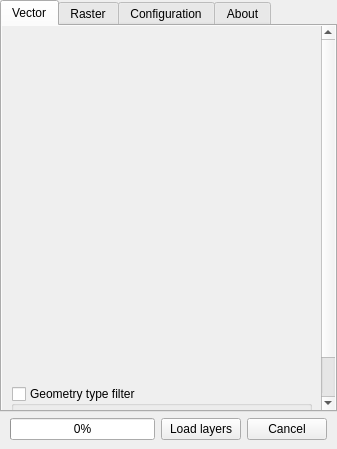
<?xml version="1.0" encoding="UTF-8"?>
<ui version="4.0">
 <class>DockWidget</class>
 <widget class="QDockWidget" name="DockWidget">
  <property name="geometry">
   <rect>
    <x>0</x>
    <y>0</y>
    <width>337</width>
    <height>449</height>
   </rect>
  </property>
  <property name="floating">
   <bool>false</bool>
  </property>
  <property name="allowedAreas">
   <set>Qt::LeftDockWidgetArea|Qt::RightDockWidgetArea</set>
  </property>
  <property name="windowTitle">
   <string>  Load Them All</string>
  </property>
  <widget class="QWidget" name="dockWidgetContents">
   <layout class="QGridLayout" name="gridLayout_8">
    <property name="leftMargin">
     <number>0</number>
    </property>
    <property name="topMargin">
     <number>0</number>
    </property>
    <property name="rightMargin">
     <number>0</number>
    </property>
    <item row="0" column="0">
     <widget class="QTabWidget" name="tabWidget">
      <property name="maximumSize">
       <size>
        <width>16777215</width>
        <height>16777215</height>
       </size>
      </property>
      <property name="currentIndex">
       <number>0</number>
      </property>
      <widget class="QWidget" name="tabVector">
       <attribute name="title">
        <string>Vector</string>
       </attribute>
       <layout class="QGridLayout" name="gridLayout_6">
        <property name="margin">
         <number>0</number>
        </property>
        <item row="0" column="0">
         <widget class="QScrollArea" name="scrollArea">
          <property name="frameShape">
           <enum>QFrame::NoFrame</enum>
          </property>
          <property name="horizontalScrollBarPolicy">
           <enum>Qt::ScrollBarAlwaysOff</enum>
          </property>
          <property name="widgetResizable">
           <bool>true</bool>
          </property>
          <widget class="QWidget" name="scrollAreaWidgetContents">
           <property name="geometry">
            <rect>
             <x>0</x>
             <y>0</y>
             <width>319</width>
             <height>427</height>
            </rect>
           </property>
           <layout class="QGridLayout" name="gridLayout">
            <item row="0" column="0">
             <widget class="QStackedWidget" name="stackedWidgetVector">
              <property name="minimumSize">
               <size>
                <width>0</width>
                <height>345</height>
               </size>
              </property>
              <widget class="QWidget" name="page"/>
              <widget class="QWidget" name="page_2"/>
             </widget>
            </item>
            <item row="1" column="0">
             <widget class="QGroupBox" name="groupBoxGeometryTypeFilter">
              <property name="title">
               <string>Geometry type filter</string>
              </property>
              <property name="checkable">
               <bool>true</bool>
              </property>
              <property name="checked">
               <bool>false</bool>
              </property>
              <layout class="QGridLayout" name="gridLayout_2">
               <property name="leftMargin">
                <number>9</number>
               </property>
               <property name="topMargin">
                <number>9</number>
               </property>
               <property name="bottomMargin">
                <number>9</number>
               </property>
               <item row="0" column="3">
                <widget class="QCheckBox" name="chkPolygon">
                 <property name="text">
                  <string>Polygon</string>
                 </property>
                </widget>
               </item>
               <item row="0" column="1">
                <widget class="QCheckBox" name="chkPoint">
                 <property name="text">
                  <string>Point</string>
                 </property>
                </widget>
               </item>
               <item row="0" column="2">
                <widget class="QCheckBox" name="chkLine">
                 <property name="text">
                  <string>Line</string>
                 </property>
                </widget>
               </item>
               <item row="0" column="0">
                <spacer name="horizontalSpacer">
                 <property name="orientation">
                  <enum>Qt::Horizontal</enum>
                 </property>
                 <property name="sizeType">
                  <enum>QSizePolicy::Fixed</enum>
                 </property>
                 <property name="sizeHint" stdset="0">
                  <size>
                   <width>30</width>
                   <height>20</height>
                  </size>
                 </property>
                </spacer>
               </item>
              </layout>
             </widget>
            </item>
           </layout>
          </widget>
         </widget>
        </item>
       </layout>
      </widget>
      <widget class="QWidget" name="tabRaster">
       <attribute name="title">
        <string>Raster</string>
       </attribute>
       <layout class="QVBoxLayout" name="verticalLayout_5">
        <property name="margin">
         <number>0</number>
        </property>
        <item>
         <widget class="QScrollArea" name="scrollArea_2">
          <property name="frameShape">
           <enum>QFrame::NoFrame</enum>
          </property>
          <property name="horizontalScrollBarPolicy">
           <enum>Qt::ScrollBarAlwaysOff</enum>
          </property>
          <property name="widgetResizable">
           <bool>true</bool>
          </property>
          <widget class="QWidget" name="scrollAreaWidgetContents_4">
           <property name="geometry">
            <rect>
             <x>0</x>
             <y>0</y>
             <width>319</width>
             <height>455</height>
            </rect>
           </property>
           <layout class="QGridLayout" name="gridLayout_11">
            <item row="0" column="0">
             <widget class="QStackedWidget" name="stackedWidgetRaster">
              <property name="minimumSize">
               <size>
                <width>0</width>
                <height>345</height>
               </size>
              </property>
              <widget class="QWidget" name="page_7"/>
              <widget class="QWidget" name="page_8"/>
             </widget>
            </item>
            <item row="1" column="0">
             <widget class="QGroupBox" name="groupBoxRasterTypeFilter">
              <property name="title">
               <string>Raster type filter</string>
              </property>
              <property name="checkable">
               <bool>true</bool>
              </property>
              <property name="checked">
               <bool>false</bool>
              </property>
              <layout class="QGridLayout" name="gridLayout_10">
               <property name="leftMargin">
                <number>10</number>
               </property>
               <property name="topMargin">
                <number>9</number>
               </property>
               <property name="bottomMargin">
                <number>9</number>
               </property>
               <item row="0" column="0">
                <widget class="QCheckBox" name="chkGray">
                 <property name="text">
                  <string>Gray or Undefined</string>
                 </property>
                </widget>
               </item>
               <item row="0" column="1">
                <widget class="QCheckBox" name="chkPalette">
                 <property name="text">
                  <string>Palette</string>
                 </property>
                </widget>
               </item>
               <item row="1" column="0">
                <widget class="QCheckBox" name="chkMultiband">
                 <property name="text">
                  <string>Multiband</string>
                 </property>
                </widget>
               </item>
               <item row="1" column="1">
                <widget class="QCheckBox" name="chkColorLayer">
                 <property name="text">
                  <string>Color Layer</string>
                 </property>
                </widget>
               </item>
              </layout>
             </widget>
            </item>
           </layout>
          </widget>
         </widget>
        </item>
       </layout>
      </widget>
      <widget class="QWidget" name="tabConfiguration">
       <attribute name="title">
        <string>Configuration</string>
       </attribute>
       <layout class="QGridLayout" name="gridLayout_4">
        <property name="margin">
         <number>0</number>
        </property>
        <property name="horizontalSpacing">
         <number>6</number>
        </property>
        <item row="0" column="0">
         <widget class="QScrollArea" name="scrollArea_3">
          <property name="frameShape">
           <enum>QFrame::NoFrame</enum>
          </property>
          <property name="horizontalScrollBarPolicy">
           <enum>Qt::ScrollBarAlwaysOff</enum>
          </property>
          <property name="widgetResizable">
           <bool>true</bool>
          </property>
          <widget class="QWidget" name="scrollAreaWidgetContents_2">
           <property name="geometry">
            <rect>
             <x>0</x>
             <y>0</y>
             <width>319</width>
             <height>352</height>
            </rect>
           </property>
           <layout class="QGridLayout" name="gridLayout_3">
            <item row="0" column="0">
             <layout class="QVBoxLayout" name="verticalLayout_2" stretch="0,1,0,0,0,0,0,0,0,0">
              <property name="leftMargin">
               <number>15</number>
              </property>
              <property name="topMargin">
               <number>9</number>
              </property>
              <property name="rightMargin">
               <number>9</number>
              </property>
              <property name="bottomMargin">
               <number>9</number>
              </property>
              <item>
               <spacer name="verticalSpacer">
                <property name="orientation">
                 <enum>Qt::Vertical</enum>
                </property>
                <property name="sizeType">
                 <enum>QSizePolicy::Minimum</enum>
                </property>
                <property name="sizeHint" stdset="0">
                 <size>
                  <width>20</width>
                  <height>13</height>
                 </size>
                </property>
               </spacer>
              </item>
              <item>
               <widget class="QCheckBox" name="chkGroups">
                <property name="maximumSize">
                 <size>
                  <width>315</width>
                  <height>16777215</height>
                 </size>
                </property>
                <property name="text">
                 <string>Create groups based on directories' names</string>
                </property>
                <property name="checked">
                 <bool>true</bool>
                </property>
               </widget>
              </item>
              <item>
               <widget class="QCheckBox" name="chkLayersOff">
                <property name="maximumSize">
                 <size>
                  <width>315</width>
                  <height>16777215</height>
                 </size>
                </property>
                <property name="text">
                 <string>Turn off the loaded layers</string>
                </property>
                <property name="checked">
                 <bool>true</bool>
                </property>
               </widget>
              </item>
              <item>
               <widget class="QCheckBox" name="chkDoNotEmpty">
                <property name="text">
                 <string>Do not load empty vector layers </string>
                </property>
                <property name="checked">
                 <bool>true</bool>
                </property>
               </widget>
              </item>
              <item>
               <widget class="QCheckBox" name="chkSort">
                <property name="text">
                 <string>Sort loaded layers by name</string>
                </property>
                <property name="checked">
                 <bool>true</bool>
                </property>
               </widget>
              </item>
              <item>
               <layout class="QHBoxLayout" name="horizontalLayout_3">
                <item>
                 <spacer name="horizontalSpacer_5">
                  <property name="orientation">
                   <enum>Qt::Horizontal</enum>
                  </property>
                  <property name="sizeType">
                   <enum>QSizePolicy::Fixed</enum>
                  </property>
                  <property name="sizeHint" stdset="0">
                   <size>
                    <width>25</width>
                    <height>10</height>
                   </size>
                  </property>
                 </spacer>
                </item>
                <item>
                 <widget class="QCheckBox" name="chkReverseSort">
                  <property name="text">
                   <string>Reverse sort order</string>
                  </property>
                 </widget>
                </item>
               </layout>
              </item>
              <item>
               <widget class="QCheckBox" name="chkCaseInsensitive">
                <property name="text">
                 <string>Ignore case in the alphanumeric filter</string>
                </property>
                <property name="checked">
                 <bool>true</bool>
                </property>
               </widget>
              </item>
              <item>
               <widget class="QCheckBox" name="chkAccentInsensitive">
                <property name="toolTip">
                 <string>This option requires the Python lib 'unidecode'</string>
                </property>
                <property name="text">
                 <string>Ignore accents in the alphanumeric filter</string>
                </property>
                <property name="checked">
                 <bool>false</bool>
                </property>
               </widget>
              </item>
              <item>
               <widget class="QGroupBox" name="groupBox">
                <property name="minimumSize">
                 <size>
                  <width>0</width>
                  <height>60</height>
                 </size>
                </property>
                <property name="maximumSize">
                 <size>
                  <width>315</width>
                  <height>80</height>
                 </size>
                </property>
                <property name="title">
                 <string/>
                </property>
                <layout class="QGridLayout" name="gridLayout_5">
                 <item row="0" column="0">
                  <layout class="QHBoxLayout" name="horizontalLayout_2" stretch="1,1">
                   <property name="spacing">
                    <number>6</number>
                   </property>
                   <property name="topMargin">
                    <number>0</number>
                   </property>
                   <item>
                    <widget class="QLineEdit" name="txtNumLayersToConfirm">
                     <property name="maximumSize">
                      <size>
                       <width>50</width>
                       <height>25</height>
                      </size>
                     </property>
                     <property name="text">
                      <string>50</string>
                     </property>
                    </widget>
                   </item>
                   <item>
                    <widget class="QLabel" name="label_6">
                     <property name="font">
                      <font>
                       <pointsize>9</pointsize>
                      </font>
                     </property>
                     <property name="text">
                      <string>Number of layers to show you a confirmation dialog before the loading</string>
                     </property>
                     <property name="wordWrap">
                      <bool>true</bool>
                     </property>
                    </widget>
                   </item>
                  </layout>
                 </item>
                </layout>
               </widget>
              </item>
              <item>
               <spacer name="verticalSpacer_2">
                <property name="orientation">
                 <enum>Qt::Vertical</enum>
                </property>
                <property name="sizeType">
                 <enum>QSizePolicy::Preferred</enum>
                </property>
                <property name="sizeHint" stdset="0">
                 <size>
                  <width>20</width>
                  <height>13</height>
                 </size>
                </property>
               </spacer>
              </item>
             </layout>
            </item>
           </layout>
          </widget>
         </widget>
        </item>
       </layout>
      </widget>
      <widget class="QWidget" name="tabAbout">
       <attribute name="title">
        <string>About</string>
       </attribute>
       <layout class="QGridLayout" name="gridLayout_7">
        <property name="margin">
         <number>0</number>
        </property>
        <property name="spacing">
         <number>6</number>
        </property>
        <item row="0" column="0">
         <widget class="QScrollArea" name="scrollArea_4">
          <property name="frameShape">
           <enum>QFrame::NoFrame</enum>
          </property>
          <property name="lineWidth">
           <number>1</number>
          </property>
          <property name="horizontalScrollBarPolicy">
           <enum>Qt::ScrollBarAlwaysOff</enum>
          </property>
          <property name="widgetResizable">
           <bool>true</bool>
          </property>
          <widget class="QWidget" name="scrollAreaWidgetContents_3">
           <property name="geometry">
            <rect>
             <x>0</x>
             <y>0</y>
             <width>319</width>
             <height>471</height>
            </rect>
           </property>
           <layout class="QVBoxLayout" name="verticalLayout">
            <item>
             <spacer name="verticalSpacer_5">
              <property name="orientation">
               <enum>Qt::Vertical</enum>
              </property>
              <property name="sizeHint" stdset="0">
               <size>
                <width>20</width>
                <height>15</height>
               </size>
              </property>
             </spacer>
            </item>
            <item>
             <widget class="QLabel" name="label_4">
              <property name="text">
               <string>The &lt;i&gt;Load Them All&lt;/i&gt; plugin allows you to load at the same time a number of layers stored in a directory structure, based on a variety of filters you may customize.</string>
              </property>
              <property name="scaledContents">
               <bool>false</bool>
              </property>
              <property name="alignment">
               <set>Qt::AlignCenter</set>
              </property>
              <property name="wordWrap">
               <bool>true</bool>
              </property>
              <property name="textInteractionFlags">
               <set>Qt::LinksAccessibleByMouse|Qt::TextSelectableByKeyboard|Qt::TextSelectableByMouse</set>
              </property>
             </widget>
            </item>
            <item>
             <spacer name="verticalSpacer_8">
              <property name="orientation">
               <enum>Qt::Vertical</enum>
              </property>
              <property name="sizeHint" stdset="0">
               <size>
                <width>20</width>
                <height>20</height>
               </size>
              </property>
             </spacer>
            </item>
            <item>
             <layout class="QGridLayout" name="gridLayout_9">
              <item row="0" column="0">
               <spacer name="horizontalSpacer_4">
                <property name="orientation">
                 <enum>Qt::Horizontal</enum>
                </property>
                <property name="sizeHint" stdset="0">
                 <size>
                  <width>40</width>
                  <height>20</height>
                 </size>
                </property>
               </spacer>
              </item>
              <item row="0" column="1">
               <widget class="QPushButton" name="btnHelp">
                <property name="text">
                 <string>Help</string>
                </property>
               </widget>
              </item>
              <item row="0" column="2">
               <spacer name="horizontalSpacer_3">
                <property name="orientation">
                 <enum>Qt::Horizontal</enum>
                </property>
                <property name="sizeHint" stdset="0">
                 <size>
                  <width>40</width>
                  <height>20</height>
                 </size>
                </property>
               </spacer>
              </item>
             </layout>
            </item>
            <item>
             <spacer name="verticalSpacer_6">
              <property name="orientation">
               <enum>Qt::Vertical</enum>
              </property>
              <property name="sizeHint" stdset="0">
               <size>
                <width>20</width>
                <height>20</height>
               </size>
              </property>
             </spacer>
            </item>
            <item>
             <widget class="QLabel" name="label_5">
              <property name="minimumSize">
               <size>
                <width>0</width>
                <height>40</height>
               </size>
              </property>
              <property name="font">
               <font>
                <family>Sans Serif</family>
                <pointsize>10</pointsize>
                <weight>50</weight>
                <italic>false</italic>
                <bold>false</bold>
               </font>
              </property>
              <property name="styleSheet">
               <string notr="true">font:10pt &quot;Sans Serif&quot;;</string>
              </property>
              <property name="text">
               <string>&lt;html&gt;&lt;head/&gt;&lt;body&gt;&lt;p&gt;Feel free to report bugs, suggest improvements or say hello at gcarrillo@linuxmail.org or directly at the &lt;a href=&quot;https://github.com/gacarrillor/loadthemall&quot;&gt;&lt;span style=&quot; text-decoration: underline; color:#0000ff;&quot;&gt;GitHub repository&lt;/span&gt;&lt;/a&gt;&lt;/p&gt;&lt;/body&gt;&lt;/html&gt;</string>
              </property>
              <property name="alignment">
               <set>Qt::AlignCenter</set>
              </property>
              <property name="wordWrap">
               <bool>true</bool>
              </property>
              <property name="openExternalLinks">
               <bool>true</bool>
              </property>
              <property name="textInteractionFlags">
               <set>Qt::LinksAccessibleByKeyboard|Qt::LinksAccessibleByMouse|Qt::TextBrowserInteraction|Qt::TextSelectableByKeyboard|Qt::TextSelectableByMouse</set>
              </property>
             </widget>
            </item>
            <item>
             <spacer name="verticalSpacer_7">
              <property name="orientation">
               <enum>Qt::Vertical</enum>
              </property>
              <property name="sizeHint" stdset="0">
               <size>
                <width>20</width>
                <height>20</height>
               </size>
              </property>
             </spacer>
            </item>
            <item>
             <layout class="QHBoxLayout" name="horizontalLayout_4">
              <property name="spacing">
               <number>0</number>
              </property>
              <item>
               <widget class="QLabel" name="label_2">
                <property name="maximumSize">
                 <size>
                  <width>85</width>
                  <height>16777215</height>
                 </size>
                </property>
                <property name="text">
                 <string/>
                </property>
                <property name="pixmap">
                 <pixmap resource="resources.qrc">:/plugins/loadthemall/logo_80x94.png</pixmap>
                </property>
               </widget>
              </item>
              <item>
               <layout class="QVBoxLayout" name="verticalLayout_3">
                <property name="spacing">
                 <number>0</number>
                </property>
                <property name="leftMargin">
                 <number>9</number>
                </property>
                <item>
                 <spacer name="verticalSpacer_3">
                  <property name="orientation">
                   <enum>Qt::Vertical</enum>
                  </property>
                  <property name="sizeHint" stdset="0">
                   <size>
                    <width>20</width>
                    <height>20</height>
                   </size>
                  </property>
                 </spacer>
                </item>
                <item>
                 <widget class="QLabel" name="label">
                  <property name="font">
                   <font>
                    <family>Sans Serif</family>
                    <pointsize>8</pointsize>
                    <weight>50</weight>
                    <italic>false</italic>
                    <bold>false</bold>
                   </font>
                  </property>
                  <property name="styleSheet">
                   <string notr="true">font: 8pt &quot;Sans Serif&quot;;</string>
                  </property>
                  <property name="text">
                   <string>Copyright (C) 2010-2016 Germán Carrillo</string>
                  </property>
                  <property name="wordWrap">
                   <bool>true</bool>
                  </property>
                  <property name="textInteractionFlags">
                   <set>Qt::LinksAccessibleByMouse|Qt::TextSelectableByKeyboard|Qt::TextSelectableByMouse</set>
                  </property>
                 </widget>
                </item>
                <item>
                 <widget class="QLabel" name="label_3">
                  <property name="font">
                   <font>
                    <family>Sans Serif</family>
                    <pointsize>8</pointsize>
                   </font>
                  </property>
                  <property name="styleSheet">
                   <string notr="true">font: 8pt &quot;Sans Serif&quot;;</string>
                  </property>
                  <property name="text">
                   <string>&lt;i&gt;Licensed under the terms of GNU GPL 2&lt;/i&gt;</string>
                  </property>
                  <property name="wordWrap">
                   <bool>true</bool>
                  </property>
                  <property name="textInteractionFlags">
                   <set>Qt::LinksAccessibleByMouse|Qt::TextSelectableByKeyboard|Qt::TextSelectableByMouse</set>
                  </property>
                 </widget>
                </item>
                <item>
                 <spacer name="verticalSpacer_9">
                  <property name="orientation">
                   <enum>Qt::Vertical</enum>
                  </property>
                  <property name="sizeType">
                   <enum>QSizePolicy::Maximum</enum>
                  </property>
                  <property name="sizeHint" stdset="0">
                   <size>
                    <width>20</width>
                    <height>20</height>
                   </size>
                  </property>
                 </spacer>
                </item>
                <item>
                 <widget class="QLabel" name="label_7">
                  <property name="font">
                   <font>
                    <family>Sans Serif</family>
                    <pointsize>8</pointsize>
                   </font>
                  </property>
                  <property name="styleSheet">
                   <string notr="true">font: 8pt &quot;Sans Serif&quot;;</string>
                  </property>
                  <property name="text">
                   <string>&lt;html&gt;&lt;head/&gt;&lt;body&gt;&lt;p&gt;&lt;span style=&quot; font-style:italic;&quot;&gt;Code contributors:&lt;/span&gt;&lt;br/&gt;&lt;br/&gt;     David Bakeman (v2.1 and v2.4)&lt;br/&gt;     Soeren Gebbert (v2.3)&lt;/p&gt;&lt;/body&gt;&lt;/html&gt;</string>
                  </property>
                  <property name="wordWrap">
                   <bool>true</bool>
                  </property>
                  <property name="textInteractionFlags">
                   <set>Qt::LinksAccessibleByMouse|Qt::TextSelectableByKeyboard|Qt::TextSelectableByMouse</set>
                  </property>
                 </widget>
                </item>
                <item>
                 <spacer name="verticalSpacer_4">
                  <property name="orientation">
                   <enum>Qt::Vertical</enum>
                  </property>
                  <property name="sizeHint" stdset="0">
                   <size>
                    <width>20</width>
                    <height>20</height>
                   </size>
                  </property>
                 </spacer>
                </item>
               </layout>
              </item>
             </layout>
            </item>
            <item>
             <spacer name="verticalSpacer_10">
              <property name="orientation">
               <enum>Qt::Vertical</enum>
              </property>
              <property name="sizeHint" stdset="0">
               <size>
                <width>20</width>
                <height>5</height>
               </size>
              </property>
             </spacer>
            </item>
           </layout>
          </widget>
         </widget>
        </item>
       </layout>
      </widget>
     </widget>
    </item>
    <item row="1" column="0">
     <layout class="QHBoxLayout" name="horizontalLayout">
      <item>
       <spacer name="horizontalSpacer_6">
        <property name="orientation">
         <enum>Qt::Horizontal</enum>
        </property>
        <property name="sizeType">
         <enum>QSizePolicy::Fixed</enum>
        </property>
        <property name="sizeHint" stdset="0">
         <size>
          <width>10</width>
          <height>20</height>
         </size>
        </property>
       </spacer>
      </item>
      <item>
       <widget class="QProgressBar" name="progressBar">
        <property name="value">
         <number>0</number>
        </property>
       </widget>
      </item>
      <item>
       <widget class="QPushButton" name="btnLoadLayers">
        <property name="text">
         <string>Load layers</string>
        </property>
       </widget>
      </item>
      <item>
       <widget class="QPushButton" name="btnCancel">
        <property name="text">
         <string>Cancel</string>
        </property>
       </widget>
      </item>
      <item>
       <spacer name="horizontalSpacer_7">
        <property name="orientation">
         <enum>Qt::Horizontal</enum>
        </property>
        <property name="sizeType">
         <enum>QSizePolicy::Fixed</enum>
        </property>
        <property name="sizeHint" stdset="0">
         <size>
          <width>10</width>
          <height>20</height>
         </size>
        </property>
       </spacer>
      </item>
     </layout>
    </item>
   </layout>
  </widget>
 </widget>
 <resources>
  <include location="resources.qrc"/>
  <include location="resources.qrc"/>
 </resources>
 <connections/>
</ui>
